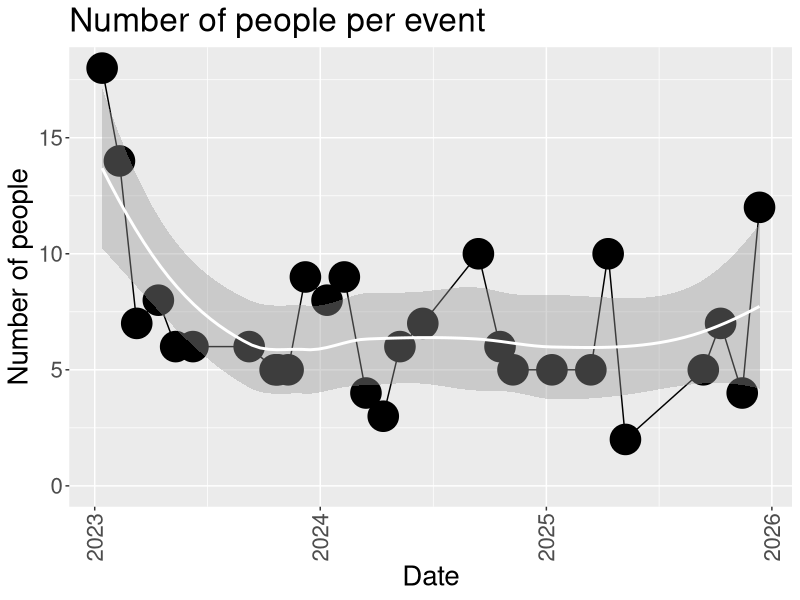

Generate this figure with R:
#!/bin/env Rscript
t <- readr::read_csv("n_visitors_in_time.csv", show_col_types = FALSE)
max_n_visitors <- max(t$n_visitors)

ggplot2::ggplot(t, ggplot2::aes(x = date, y = n_visitors)) + 
  ggplot2::scale_x_date(name = "Date") +
  ggplot2::scale_y_continuous(
    name = "Number of people",
    limits = c(0, NA)
  ) +
  ggplot2::geom_point(size = 10) +
  ggplot2::geom_line() +
  ggplot2::geom_smooth(color = "white", formula = y ~ x, method = "loess") +
  ggplot2::labs(
    title = "Number of people per event"
  ) +
  ggplot2::theme(text = ggplot2::element_text(size = 20)) +
  ggplot2::theme(
    axis.text.x = ggplot2::element_text(angle = 90, vjust = 0.5, hjust = 1)
  ) +
  ggplot2::theme(legend.position = "bottom")
  
ggplot2::ggsave("n_visitors_in_time.png", width = 7, height = 7)



